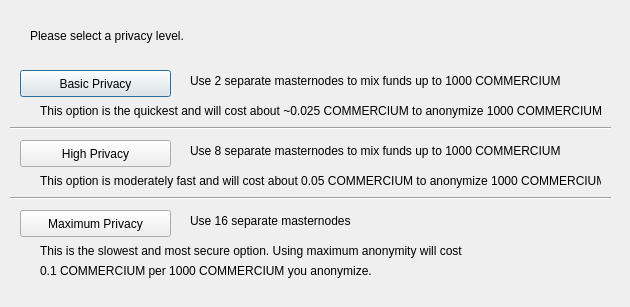
<?xml version="1.0" encoding="UTF-8"?>
<ui version="4.0">
 <class>DarksendConfig</class>
 <widget class="QDialog" name="DarksendConfig">
  <property name="geometry">
   <rect>
    <x>0</x>
    <y>0</y>
    <width>630</width>
    <height>307</height>
   </rect>
  </property>
  <property name="windowTitle">
   <string>Configure PrivateSend</string>
  </property>
  <widget class="QPushButton" name="buttonBasic">
   <property name="geometry">
    <rect>
     <x>20</x>
     <y>70</y>
     <width>151</width>
     <height>27</height>
    </rect>
   </property>
   <property name="text">
    <string>Basic Privacy</string>
   </property>
  </widget>
  <widget class="QPushButton" name="buttonHigh">
   <property name="geometry">
    <rect>
     <x>20</x>
     <y>140</y>
     <width>151</width>
     <height>27</height>
    </rect>
   </property>
   <property name="text">
    <string>High Privacy</string>
   </property>
  </widget>
  <widget class="QPushButton" name="buttonMax">
   <property name="geometry">
    <rect>
     <x>20</x>
     <y>210</y>
     <width>151</width>
     <height>27</height>
    </rect>
   </property>
   <property name="text">
    <string>Maximum Privacy</string>
   </property>
  </widget>
  <widget class="QLabel" name="label">
   <property name="geometry">
    <rect>
     <x>30</x>
     <y>20</y>
     <width>571</width>
     <height>31</height>
    </rect>
   </property>
   <property name="text">
    <string>Please select a privacy level.</string>
   </property>
  </widget>
  <widget class="QLabel" name="label_2">
   <property name="geometry">
    <rect>
     <x>190</x>
     <y>70</y>
     <width>421</width>
     <height>21</height>
    </rect>
   </property>
   <property name="text">
    <string>Use 2 separate masternodes to mix funds up to 1000 COMMERCIUM</string>
   </property>
  </widget>
  <widget class="QLabel" name="label_3">
   <property name="geometry">
    <rect>
     <x>190</x>
     <y>140</y>
     <width>411</width>
     <height>21</height>
    </rect>
   </property>
   <property name="text">
    <string>Use 8 separate masternodes to mix funds up to 1000 COMMERCIUM</string>
   </property>
  </widget>
  <widget class="QLabel" name="label_4">
   <property name="geometry">
    <rect>
     <x>190</x>
     <y>210</y>
     <width>421</width>
     <height>21</height>
    </rect>
   </property>
   <property name="text">
    <string>Use 16 separate masternodes</string>
   </property>
  </widget>
  <widget class="QLabel" name="label_6">
   <property name="geometry">
    <rect>
     <x>40</x>
     <y>100</y>
     <width>561</width>
     <height>21</height>
    </rect>
   </property>
   <property name="text">
    <string>This option is the quickest and will cost about ~0.025 COMMERCIUM to anonymize 1000 COMMERCIUM</string>
   </property>
  </widget>
  <widget class="QLabel" name="label_7">
   <property name="geometry">
    <rect>
     <x>40</x>
     <y>170</y>
     <width>561</width>
     <height>21</height>
    </rect>
   </property>
   <property name="text">
    <string>This option is moderately fast and will cost about 0.05 COMMERCIUM to anonymize 1000 COMMERCIUM</string>
   </property>
  </widget>
  <widget class="QLabel" name="label_8">
   <property name="geometry">
    <rect>
     <x>40</x>
     <y>240</y>
     <width>561</width>
     <height>21</height>
    </rect>
   </property>
   <property name="text">
    <string>This is the slowest and most secure option. Using maximum anonymity will cost</string>
   </property>
  </widget>
  <widget class="QLabel" name="label_9">
   <property name="geometry">
    <rect>
     <x>40</x>
     <y>260</y>
     <width>561</width>
     <height>21</height>
    </rect>
   </property>
   <property name="text">
    <string>0.1 COMMERCIUM per 1000 COMMERCIUM you anonymize.</string>
   </property>
  </widget>
  <widget class="Line" name="line">
   <property name="geometry">
    <rect>
     <x>10</x>
     <y>120</y>
     <width>601</width>
     <height>16</height>
    </rect>
   </property>
   <property name="orientation">
    <enum>Qt::Horizontal</enum>
   </property>
  </widget>
  <widget class="Line" name="line_2">
   <property name="geometry">
    <rect>
     <x>10</x>
     <y>190</y>
     <width>601</width>
     <height>16</height>
    </rect>
   </property>
   <property name="orientation">
    <enum>Qt::Horizontal</enum>
   </property>
  </widget>
 </widget>
 <resources/>
 <connections/>
</ui>
